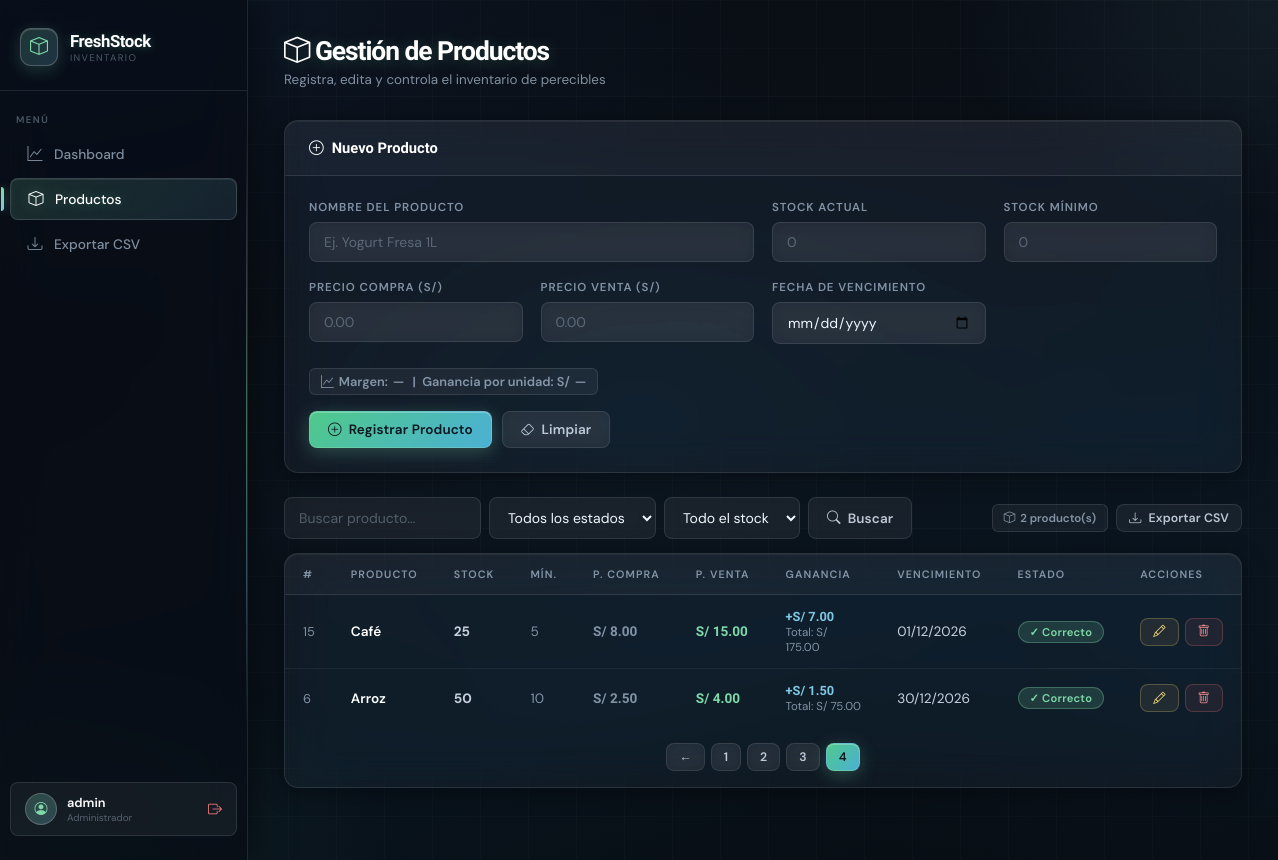
Screenshot of /freshStock/productos.php?page=4 (signed in) with the database file from the repository.
### tables this page shows
CREATE TABLE `productos` (
  `id` int(11) NOT NULL,
  `nombre` varchar(100) NOT NULL,
  `stock` int(11) NOT NULL,
  `stock_min` int(11) NOT NULL DEFAULT 5,
  `precio_compra` decimal(10,2) NOT NULL,
  `precio_venta` decimal(10,2) NOT NULL,
  `fecha_vencimiento` date NOT NULL
);

### freshStock/productos.php (the view, shortened to what this page needs)
<?php
require 'conexion.php';
$editData  = null;
$filtro = trim($_GET['q'] ?? '');
$estadoFiltro = trim($_GET['estado'] ?? '');
$stockFiltro = trim($_GET['stock_filtro'] ?? '');
$stmt = $pdo->query("SELECT * FROM productos ORDER BY fecha_vencimiento ASC");
$productos = $stmt->fetchAll();
$productos = array_values($productos);
$porPagina = 5;
$totalProductos = count($productos);
$totalPaginas = ceil($totalProductos / $porPagina);
$paginaActual = isset($_GET['page']) ? (int)$_GET['page'] : 1;
$inicio = ($paginaActual - 1) * $porPagina;
$productos = array_slice($productos, $inicio, $porPagina);
?>
<!DOCTYPE html>
<html lang="es">
<head>
<link rel="stylesheet" href="css/style.css">
</head>
<body>
<aside class="sidebar">
  <div class="sidebar-brand">
    <div class="brand-icon"><i class="bi bi-box"></i></div>
    <div>
      <div class="brand-name">FreshStock</div>
      <div class="brand-sub">Inventario</div>
    </div>
  </div>
  <span class="nav-section">Menú</span>
  <a href="index.php"     class="nav-link"><span class="icon"><i class="bi bi-graph-up"></i></span> Dashboard</a>
  <a href="productos.php" class="nav-link active"><span class="icon"><i class="bi bi-box"></i></span> Productos</a>
  <a href="exportar.php"  class="nav-link"><span class="icon"><i class="bi bi-download"></i></span> Exportar CSV</a>
  <div class="sidebar-footer">
    <div class="user-pill">
      <div class="user-avatar"><i class="bi bi-person-circle"></i></div>
      <div class="user-info">
        <div class="user-name"><?= htmlspecialchars($_SESSION['usuario'], ENT_QUOTES, 'UTF-8') ?></div>
        <div class="user-role" style="cursor:pointer;transition:.2s" title="Clic para configurar contraseña" onclick="window.location.href='setup_password.php'">Administrador</div>
      </div>
      <a href="logout.php" class="logout-btn" title="Cerrar sesión"><i class="bi bi-box-arrow-right"></i></a>
    </div>
  </div>
</aside>
<main class="main">
  <div class="page-header">
    <h1 class="page-title"><i class="bi bi-box"></i> Gestión de Productos</h1>
    <p class="page-subtitle">Registra, edita y controla el inventario de perecibles</p>
  </div>
  <div class="section-card" style="margin-bottom:24px">
    <div class="section-head">
      <span class="section-title">
        <?= $editData ? '<i class="bi bi-pencil"></i> Editar Producto' : '<i class="bi bi-plus-circle"></i> Nuevo Producto' ?>
      </span>
    </div>
    <form method="POST" action="productos.php">
      <div class="form-grid">
        <div class="form-group" style="grid-column: span 2">
          <label for="nombre">Nombre del Producto</label>
          <input type="text" id="nombre" name="nombre" placeholder="Ej. Yogurt Fresa 1L"
                 value="<?= htmlspecialchars($editData['nombre'] ?? '', ENT_QUOTES, 'UTF-8') ?>" required maxlength="100">
        </div>
        <div class="form-group">
          <label for="stock">Stock Actual</label>
          <input type="number" id="stock" name="stock" min="0" placeholder="0"
                 value="<?= htmlspecialchars($editData['stock'] ?? '', ENT_QUOTES, 'UTF-8') ?>" required>
        </div>
        <div class="form-group">
          <label for="stock_min">Stock Mínimo</label>
          <input type="number" id="stock_min" name="stock_min" min="0" placeholder="0"
                 value="<?= htmlspecialchars($editData['stock_min'] ?? '', ENT_QUOTES, 'UTF-8') ?>" required>
        </div>
        <div class="form-group">
          <label for="precio_compra">Precio Compra (S/)</label>
          <input type="number" id="precio_compra" name="precio_compra" step="0.01" min="0.01" placeholder="0.00"
                 value="<?= htmlspecialchars($editData['precio_compra'] ?? '') ?>" required>
        </div>
        <div class="form-group">
          <label for="precio_venta">Precio Venta (S/)</label>
          <input type="number" id="precio_venta" name="precio_venta" step="0.01" min="0.01" placeholder="0.00"
                 value="<?= htmlspecialchars($editData['precio_venta'] ?? '') ?>" required>
        </div>
        <div class="form-group">
          <label for="fecha_vencimiento">Fecha de Vencimiento</label>
          <input type="date" id="fecha_vencimiento" name="fecha_vencimiento"
                 value="<?= htmlspecialchars($editData['fecha_vencimiento'] ?? '') ?>" required>
        </div>
      </div>
      <div style="padding: 0 24px 16px">
        <div class="stat-chip" id="ganancia-preview" style="font-size:.8rem">
          <i class="bi bi-graph-up"></i> Margen: <span id="margen-val">—</span> &nbsp;|&nbsp; Ganancia por unidad: S/ <span id="gain-unit">—</span>
        </div>
      </div>
      <div class="form-actions">
        <button type="submit" class="btn btn-primary">
          <?= $editData ? '<i class="bi bi-download"></i> Actualizar Producto' : '<i class="bi bi-plus-circle"></i> Registrar Producto' ?>
        </button>
        <?php if (!$editData): ?>
        <button type="reset" class="btn btn-ghost"><i class="bi bi-eraser"></i> Limpiar</button>
        <?php endif; ?>
      </div>
    </form>
  </div>
  <div style="display:flex;align-items:center;justify-content:space-between;margin-bottom:14px;gap:12px">
    <form method="GET" action="productos.php" style="display:flex;gap:8px;flex:1;max-width:620px">
      <input
        type="text"
        name="q"
        placeholder="Buscar producto..."
        value="<?= htmlspecialchars($filtro) ?>"
        style="flex:1"
      >
      <select name="estado" style="max-width:180px;min-height:42px" onchange="this.form.submit()">
        <option value="">Todos los estados</option>
      </select>
      <select name="stock_filtro" style="max-width:180px;min-height:42px" onchange="this.form.submit()">
        <option value="">Todo el stock</option>
      </select>
      <button type="submit" class="btn btn-ghost">
        <i class="bi bi-search"></i> Buscar
      </button>
    </form>
    <div class="stats-row">
      <span class="stat-chip"><i class="bi bi-box"></i> <?= count($productos) ?> producto(s)</span>
      <a href="exportar.php" class="btn btn-ghost btn-sm"><i class="bi bi-download"></i> Exportar CSV</a>
    </div>
  </div>
  <div class="section-card">
    <div class="tbl-wrap">
      <?php if (empty($productos)): ?>
        <div class="empty-state">
          <div class="empty-icon"><i class="bi bi-box" style="font-size: 2.5rem;"></i></div>
          <div class="empty-text">
            No hay productos registrados
            <?= $filtro ? ' para "' . htmlspecialchars($filtro) . '"' : '' ?>
            <?= $estadoFiltro ? ' con el estado seleccionado' : '' ?>
            <?= $stockFiltro ? ' con el filtro de stock seleccionado' : '' ?>.
          </div>
        </div>
      <?php else: ?>
      <table>
        <thead>
          <tr>
            <th>#</th>
            <th>Producto</th>
            <th>Stock</th>
            <th>Mín.</th>
            <th>P. Compra</th>
            <th>P. Venta</th>
            <th>Ganancia</th>
            <th>Vencimiento</th>
            <th>Estado</th>
            <th>Acciones</th>
          </tr>
        </thead>
        <tbody>
          <?php foreach ($productos as $p):
            $estado    = estadoProducto($p['stock'], $p['stock_min'], $p['fecha_vencimiento']);
            $ganUnit   = $p['precio_venta'] - $p['precio_compra'];
            $ganTotal  = $ganUnit * $p['stock'];
          ?>
          <tr>
            <td style="color:var(--txt-muted);font-size:.8rem"><?= $p['id'] ?></td>
            <td class="product-name"><?= htmlspecialchars($p['nombre'], ENT_QUOTES, 'UTF-8') ?></td>
            <td>
              <strong><?= $p['stock'] ?></strong>
            </td>
            <td style="color:var(--txt-muted)"><?= $p['stock_min'] ?></td>
            <td><span class="price price-buy">S/ <?= number_format($p['precio_compra'], 2) ?></span></td>
            <td><span class="price price-sell">S/ <?= number_format($p['precio_venta'], 2) ?></span></td>
            <td>
              <span class="price price-gain">+S/ <?= number_format($ganUnit, 2) ?></span>
              <div style="font-size:.72rem;color:var(--txt-muted)">Total: S/ <?= number_format($ganTotal, 2) ?></div>
            </td>
            <td>
              <?= fmtFecha($p['fecha_vencimiento']) ?>
            </td>
            <td><?= badgeEstado($estado) ?></td>
            <td>
              <div style="display:flex;gap:6px">
                <a href="productos.php?editar=<?= $p['id'] ?>" class="btn btn-warn-ghost btn-sm" title="Editar"><i class="bi bi-pencil"></i></a>
                <a href="productos.php?eliminar=<?= $p['id'] ?>"
                   class="btn btn-danger-ghost btn-sm"
                   title="Eliminar"
                   onclick="return confirm('¿Eliminar «<?= htmlspecialchars(addslashes($p['nombre'])) ?>»? Esta acción no se puede deshacer.')">
                  <i class="bi bi-trash"></i>
                </a>
              </div>
            </td>
          </tr>
          <?php endforeach; ?>
        </tbody>
      </table>
      <?php endif; ?>
    </div>
<?php if ($totalPaginas > 1): ?>
<div style="display:flex;justify-content:center;gap:6px;padding:16px">
  <?php if ($paginaActual > 1): ?>
    <a class="btn btn-ghost btn-sm" href="?<?= http_build_query(array_merge($_GET, ['page' => $paginaActual - 1])) ?>">
      ←
    </a>
  <?php endif; ?>
  <?php for ($i = 1; $i <= $totalPaginas; $i++): ?>
    <a class="btn btn-sm <?= $i == $paginaActual ? 'btn-primary' : 'btn-ghost' ?>"
       href="?<?= http_build_query(array_merge($_GET, ['page' => $i])) ?>">
       <?= $i ?>
    </a>
  <?php endfor; ?>
</div>
<?php endif; ?>
</div>
</main>
</body>
</html>

### freshStock/helpers.php (shortened to what this page needs)
<?php
function estadoProducto(int $stock, int $stock_min, string $fecha_vencimiento): string {
    $hoy = date('Y-m-d');
    $fecha_venc = $fecha_vencimiento;
    $fecha_limite = date('Y-m-d', strtotime('+30 days'));
    return 'ok';
}
function fmtFecha(string $fecha): string {
    try {
        $date = DateTime::createFromFormat('Y-m-d', $fecha);
        return $date->format('d/m/Y');
    } catch (Exception $e) {
        return $fecha;
    }
}
function badgeEstado(string $estado): string {
    $colores = [
        'vencido'     => ['class' => 'badge-danger',    'icono' => '⚠️', 'texto' => 'Vencido'],
        'por_vencer'  => ['class' => 'badge-warn',      'icono' => '⏰', 'texto' => 'Por vencer'],
        'bajo_stock'  => ['class' => 'badge-low',       'icono' => '↓',  'texto' => 'Stock bajo'],
        'ok'          => ['class' => 'badge-ok',        'icono' => '✓',  'texto' => 'Correcto'],
    ];
    $config = $colores[$estado] ?? $colores['ok'];
    return sprintf(
        '<span class="badge %s">%s %s</span>',
        htmlspecialchars($config['class'], ENT_QUOTES, 'UTF-8'),
        htmlspecialchars($config['icono'], ENT_QUOTES, 'UTF-8'),
        htmlspecialchars($config['texto'], ENT_QUOTES, 'UTF-8')
    );
}

### rows the page displays
productos: id "15", nombre "Café", stock "25", stock_min "5", precio_compra "8.00", precio_venta "15.00", ganUnit "7.00", ganTotal "175.00", fecha_vencimiento "01/12/2026"
productos: id "6", nombre "Arroz", stock "50", stock_min "10", precio_compra "2.50", precio_venta "4.00", ganUnit "1.50", ganTotal "75.00", fecha_vencimiento "30/12/2026"

### other values shown
$_SESSION['usuario'] "admin"
count($productos) "2"
